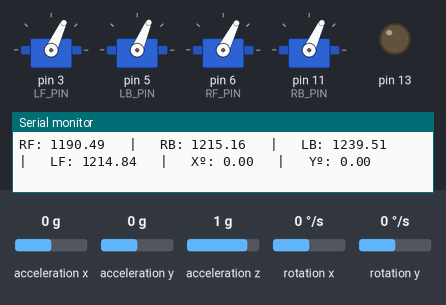
Recording of a sketch running on a simulated Arduino Uno, built with avr-gcc and run on an emulated ATmega328P. On the bench: 4 × servo, output pins drawn as LEDs (lit = HIGH), the last lines printed to the serial monitor. Wiring (inferred from the names in the program): MPU-6050 motion sensor at I2C address 0x68. The inputs (shaded band) are chosen by the test bench; at power-on: acceleration x 0 g, rotation x 0 °/s, acceleration y 0 g, rotation y 0 °/s, acceleration z 1 g.

Above: at 2.6 s.
2.7 s: acceleration x set to -1.4 g
At 4.86 s:
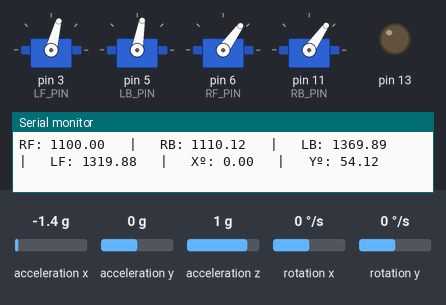
5.7 s: rotation x set to -192 °/s
At 5.95 s:
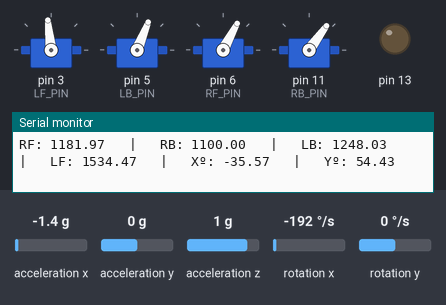
8.7 s: acceleration y set to -0.8 g
11.7 s: acceleration x set to 0 g
14.7 s: rotation y set to -192 °/s
At 15.62 s:
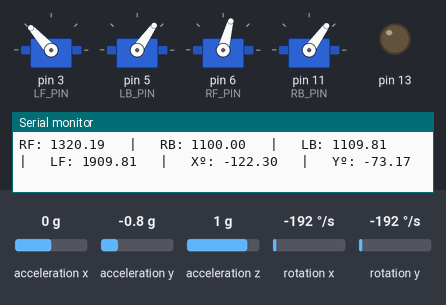
Timing chart, 0 to 20.5 s (numbered marks = the images above; inputs shaded):
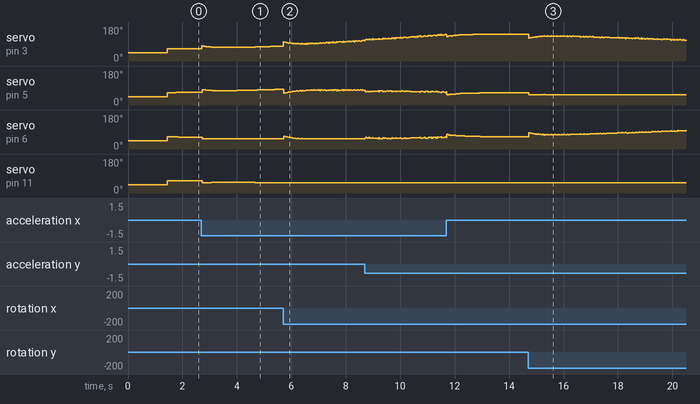

The sketch:

IMU_TEST.ino
```cpp
#include <Wire.h>
#include <Servo.h>

#define DEBUG

#define motor_number 4

//Assign which pins the diffrent motors are connected to [LF, LB, RF, RB] !!!DO NOT USE PIN 9 AND 10 (Turned of when using Servo library)!!!
#define LF_PIN 3
#define LB_PIN 5
#define RF_PIN 6
#define RB_PIN 11


//initialice motors in an array [LF, LB, RF, RB]
Servo motors[motor_number];

//Array for storing which pins the motors are connected to
byte motor_pins[] = {LF_PIN, LB_PIN, RF_PIN, RB_PIN};

//array for storing values that get sent to esc [YAW, PITCH, ROLL, THROTTLE]
int input_values[4] = {1100,1100,1100,1100};

/*MPU-6050 gives you 16 bits data so you have to create some float constants
*to store the data for accelerations and gyro*/

//Gyro Variables
float elapsedTime, time, timePrev;        //Variables for time control
int gyro_error=0;                         //We use this variable to only calculate once the gyro data error
float Gyr_rawX, Gyr_rawY, Gyr_rawZ;       //Here we store the raw data read
float Gyro_angle_x, Gyro_angle_y;         //Here we store the angle value obtained with Gyro data
float Gyro_raw_error_x, Gyro_raw_error_y; //Here we store the initial gyro data error

//Acc Variables
int acc_error=0;                            //We use this variable to only calculate once the Acc data error
float rad_to_deg = 180/3.141592654;         //This value is for pasing from radians to degrees values
float Acc_rawX, Acc_rawY, Acc_rawZ;         //Here we store the raw data read
float Acc_angle_x, Acc_angle_y;             //Here we store the angle value obtained with Acc data
float Acc_angle_error_x, Acc_angle_error_y; //Here we store the initial Acc data error

//array for storing x angle, y angle
float total_angle[2] = {0,0};

//More variables for the code
int i;
int TRIGGERED=1;
long activate_count=0;
long des_activate_count=0;

//////////////////////////////PID FOR ROLL///////////////////////////
float roll_PID, pwm_L_F, pwm_L_B, pwm_R_F, pwm_R_B, roll_error, roll_previous_error;
float roll_pid_p=0;
float roll_pid_i=0;
float roll_pid_d=0;
///////////////////////////////ROLL PID CONSTANTS////////////////////
double roll_kp=0.7;//3.55
double roll_ki=0.006;//0.003
double roll_kd=1.2;//2.05
float roll_desired_angle = 0;     //This is the angle in which we whant the

//////////////////////////////PID FOR PITCH//////////////////////////
float pitch_PID, pitch_error, pitch_previous_error;
float pitch_pid_p=0;
float pitch_pid_i=0;
float pitch_pid_d=0;
///////////////////////////////PITCH PID CONSTANTS///////////////////
double pitch_kp=0.72;//3.55
double pitch_ki=0.006;//0.003
double pitch_kd=1.22;//2.05
float pitch_desired_angle = 0;     //This is the angle in which we whant the

void setup()
{
  DDRB |= B00100000;  //D13 as output
  PORTB &= B11011111; //D13 set to LOW

  //Attach correct pins correct object in array and write 1000us to them
  for(byte i = 0; i < 4; i++)
  {
    motors[i].attach(motor_pins[i]);
    motors[i].writeMicroseconds(1000);
  }

  Init_Serial();
  Init_Wire();

  /*Here we calculate the gyro data error before we start the loop
  * make the mean of 200 values, that should be enough*/
  if(gyro_error == 0)
  {
    Calc_Gyro_Error();
  }

  /*Here we calculate the acc data error before we start the loop
 * I make the mean of 200 values, that should be enough*/
  if(acc_error==0)
  {
    Calc_Acc_Error();
  }//end of acc error calculation

}//end of setup loop

void loop()
{
  /////////////////////////////I M U/////////////////////////////////////
  timePrev = time;  // the previous time is stored before the actual time read
  time = millis();  // actual time read
  elapsedTime = (time - timePrev) / 1000;
  /*The tiemStep is the time that elapsed since the previous loop.
  *This is the value that we will use in the formulas as "elapsedTime"
  *in seconds. We work in ms so we have to divide the value by 1000
  to obtain seconds*/
  /*Reed the values that the accelerometre gives.
  * We know that the slave adress for this IMU is 0x68 in
  * hexadecimal. For that in the RequestFrom and the
  * begin functions we have to put this value.*/

  Gyro_Read();

  Acc_Read();


  //////////////////////////////////////Total angle and filter/////////////////////////////////////
  /*---X axis angle---*/
  total_angle[0] = 0.98 *(total_angle[0] + Gyro_angle_x) + 0.02*Acc_angle_x;
  /*---Y axis angle---*/
  total_angle[1] = 0.98 *(total_angle[1] + Gyro_angle_y) + 0.02*Acc_angle_y;


  /*///////////////////////////P I D///////////////////////////////////*/
  roll_desired_angle = map(input_values[2],1000,2000,-10,10);
  pitch_desired_angle = map(input_values[1],1000,2000,-10,10);

  /*First calculate the error between the desired angle and
  *the real measured angle*/
  roll_error = total_angle[1] - roll_desired_angle;
  pitch_error = total_angle[0] - pitch_desired_angle;
  /*Next the proportional value of the PID is just a proportional constant
  *multiplied by the error*/
  roll_pid_p = roll_kp*roll_error;
  pitch_pid_p = pitch_kp*pitch_error;
  /*The integral part should only act if we are close to the
  desired position but we want to fine tune the error. That's
  why I've made a if operation for an error between -2 and 2 degree.
  To integrate we just sum the previous integral value with the
  error multiplied by  the integral constant. This will integrate (increase)
  the value each loop till we reach the 0 point*/
  if(-3 < roll_error <3)
    {
      roll_pid_i = roll_pid_i+(roll_ki*roll_error);
    }
  if(-3 < pitch_error <3)
    {
      pitch_pid_i = pitch_pid_i+(pitch_ki*pitch_error);
    }
  /*The last part is the derivate. The derivate acts upon the speed of the error.
  As we know the speed is the amount of error that produced in a certain amount of
  time divided by that time. For taht we will use a variable called previous_error.
  We substract that value from the actual error and divide all by the elapsed time.
  Finnaly we multiply the result by the derivate constant*/
  roll_pid_d = roll_kd*((roll_error - roll_previous_error)/elapsedTime);
  pitch_pid_d = pitch_kd*((pitch_error - pitch_previous_error)/elapsedTime);
  /*The final PID values is the sum of each of this 3 parts*/
  roll_PID = roll_pid_p + roll_pid_i + roll_pid_d;
  pitch_PID = pitch_pid_p + pitch_pid_i + pitch_pid_d;
  /*We know taht the min value of PWM signal is 1000us and the max is 2000. So that
  tells us that the PID value can/s oscilate more than -1000 and 1000 because when we
  have a value of 2000us the maximum value taht we could substract is 1000 and when
  we have a value of 1000us for the PWM signal, the maximum value that we could add is 1000
  to reach the maximum 2000us. But we don't want to act over the entire range so -+400 should be enough*/
  if(roll_PID < -400){roll_PID=-400;}
  if(roll_PID > 400) {roll_PID=400; }
  if(pitch_PID < -400){pitch_PID=-400;}
  if(pitch_PID > 400) {pitch_PID=400;}

  /*Finnaly we calculate the PWM width. We sum the desired throttle and the PID value*/
  pwm_R_F  = 115 + input_values[2] - roll_PID - pitch_PID;
  pwm_R_B  = 115 + input_values[3] - roll_PID + pitch_PID;
  pwm_L_B  = 115 + input_values[1] + roll_PID + pitch_PID;
  pwm_L_F  = 115 + input_values[0] + roll_PID - pitch_PID;


  /*Once again we map the PWM values to be sure that we won't pass the min
  and max values. Yes, we've already maped the PID values. But for example, for
  throttle value of 1300, if we sum the max PID value we would have 2300us and
  that will mess up the ESC.*/
  //Right front
  if(pwm_R_F < 1100)
    {
      pwm_R_F= 1100;
    }
  if(pwm_R_F > 2000)
    {
      pwm_R_F=2000;
    }

  //Left front
  if(pwm_L_F < 1100)
    {
      pwm_L_F= 1100;
    }
  if(pwm_L_F > 2000)
    {
      pwm_L_F=2000;
    }

  //Right back
  if(pwm_R_B < 1100)
    {
      pwm_R_B= 1100;
    }
  if(pwm_R_B > 2000)
    {
      pwm_R_B=2000;
    }

  //Left back
  if(pwm_L_B < 1100)
    {
      pwm_L_B= 1100;
    }
  if(pwm_L_B > 2000)
    {
      pwm_L_B=2000;
    }

  roll_previous_error = roll_error; //Remember to store the previous error.
  pitch_previous_error = pitch_error; //Remember to store the previous error.

  #ifdef DEBUG
    Serial.print("RF: ");
    Serial.print(pwm_R_F);
    Serial.print("   |   ");
    Serial.print("RB: ");
    Serial.print(pwm_R_B);
    Serial.print("   |   ");
    Serial.print("LB: ");
    Serial.print(pwm_L_B);
    Serial.print("   |   ");
    Serial.print("LF: ");
    Serial.print(pwm_L_F);

    Serial.print("   |   ");
    Serial.print("Xº: ");
    Serial.print(total_angle[0]);
    Serial.print("   |   ");
    Serial.print("Yº: ");
    Serial.print(total_angle[1]);
    Serial.println(" ");
  #endif


  /*now we can write the values PWM to the ESCs only if the motor is activated
  */

  if(TRIGGERED)
    {
      motors[0].writeMicroseconds(pwm_L_F);
      motors[1].writeMicroseconds(pwm_L_B);
      motors[2].writeMicroseconds(pwm_R_F);
      motors[3].writeMicroseconds(pwm_R_B);
    }
  if(!TRIGGERED)
    {
      motors[0].writeMicroseconds(1000);
      motors[1].writeMicroseconds(1000);
      motors[2].writeMicroseconds(1000);
      motors[3].writeMicroseconds(1000);
    }
  if(!TRIGGERED)
    {
      activate_motors();
    }
}
```

functions.ino
```cpp
void Init_Serial(void)
{
  Serial.begin(115200);
  delay(1000);
  time = millis();                         //Start counting time in milliseconds
}


void Init_Wire(void)
{
  Wire.begin();                           //begin the wire comunication
  Wire.beginTransmission(0x68);           //begin, Send the slave adress (in this case 68)
  Wire.write(0x6B);                       //make the reset (place a 0 into the 6B register)
  Wire.write(0x00);
  Wire.endTransmission(true);             //end the transmission

  Wire.beginTransmission(0x68);           //begin, Send the slave adress (in this case 68)
  Wire.write(0x1B);                       //We want to write to the GYRO_CONFIG register (1B hex)
  Wire.write(0x10);                       //Set the register bits as 00010000 (100dps full scale)
  Wire.endTransmission(true);             //End the transmission with the gyro

  Wire.beginTransmission(0x68);           //Start communication with the address found during search.
  Wire.write(0x1C);                       //We want to write to the ACCEL_CONFIG register (1A hex)
  Wire.write(0x10);                       //Set the register bits as 00010000 (+/- 8g full scale range)
  Wire.endTransmission(true);
}


void Calc_Gyro_Error(void)
{
  for(int i=0; i<200; i++)
    {
      Wire.beginTransmission(0x68);            //begin, Send the slave adress (in this case 68)
      Wire.write(0x43);                        //First adress of the Gyro data
      Wire.endTransmission(false);
      Wire.requestFrom(0x68,4,true);           //We ask for just 4 registers

      Gyr_rawX=Wire.read()<<8|Wire.read();     //Once again we shif and sum
      Gyr_rawY=Wire.read()<<8|Wire.read();

      /*---X---*/
      Gyro_raw_error_x = Gyro_raw_error_x + (Gyr_rawX/32.8);
      /*---Y---*/
      Gyro_raw_error_y = Gyro_raw_error_y + (Gyr_rawY/32.8);
      if(i==199)
      {
        Gyro_raw_error_x = Gyro_raw_error_x/200;
        Gyro_raw_error_y = Gyro_raw_error_y/200;
        gyro_error=1;
      }
    }
}

void Calc_Acc_Error(void)
{
  for(int a=0; a<200; a++)
    {
      Wire.beginTransmission(0x68);
      Wire.write(0x3B);                       //Ask for the 0x3B register- correspond to AcX
      Wire.endTransmission(false);
      Wire.requestFrom(0x68,6,true);

      Acc_rawX=(Wire.read()<<8|Wire.read())/4096.0 ; //each value needs two registres
      Acc_rawY=(Wire.read()<<8|Wire.read())/4096.0 ;
      Acc_rawZ=(Wire.read()<<8|Wire.read())/4096.0 ;


      /*---X---*/
      Acc_angle_error_x = Acc_angle_error_x + ((atan((Acc_rawY)/sqrt(pow((Acc_rawX),2) + pow((Acc_rawZ),2)))*rad_to_deg));
      /*---Y---*/
      Acc_angle_error_y = Acc_angle_error_y + ((atan(-1*(Acc_rawX)/sqrt(pow((Acc_rawY),2) + pow((Acc_rawZ),2)))*rad_to_deg));

      if(a==199)
      {
        Acc_angle_error_x = Acc_angle_error_x/200;
        Acc_angle_error_y = Acc_angle_error_y/200;
        acc_error=1;
      }
    }
}

void Gyro_Read(void)
{
  //////////////////////////////////////Gyro read/////////////////////////////////////
  Wire.beginTransmission(0x68);            //begin, Send the slave adress (in this case 68)
  Wire.write(0x43);                        //First adress of the Gyro data
  Wire.endTransmission(false);
  Wire.requestFrom(0x68,4,true);           //We ask for just 4 registers
  Gyr_rawX=Wire.read()<<8|Wire.read();     //Once again we shif and sum
  Gyr_rawY=Wire.read()<<8|Wire.read();
  /*Now in order to obtain the gyro data in degrees/seconds we have to divide first
  the raw value by 32.8 because that's the value that the datasheet gives us for a 1000dps range*/
  /*---X---*/
  Gyr_rawX = (Gyr_rawX/32.8) - Gyro_raw_error_x;
  /*---Y---*/
  Gyr_rawY = (Gyr_rawY/32.8) - Gyro_raw_error_y;
  /*Now we integrate the raw value in degrees per seconds in order to obtain the angle
  * If you multiply degrees/seconds by seconds you obtain degrees */
    /*---X---*/
  Gyro_angle_x = Gyr_rawX*elapsedTime;
  /*---X---*/
  Gyro_angle_y = Gyr_rawY*elapsedTime;
}

void Acc_Read(void)
{
  //////////////////////////////////////Acc read/////////////////////////////////////
  Wire.beginTransmission(0x68);     //begin, Send the slave adress (in this case 68)
  Wire.write(0x3B);                 //Ask for the 0x3B register- correspond to AcX
  Wire.endTransmission(false);      //keep the transmission and next
  Wire.requestFrom(0x68,6,true);    //We ask for next 6 registers starting withj the 3B
  /*We have asked for the 0x3B register. The IMU will send a brust of register.
  * The amount of register to read is specify in the requestFrom function.
  * In this case we request 6 registers. Each value of acceleration is made out of
  * two 8bits registers, low values and high values. For that we request the 6 of them
  * and just make then sum of each pair. For that we shift to the left the high values
  * register (<<) and make an or (|) operation to add the low values.
  If we read the datasheet, for a range of+-8g, we have to divide the raw values by 4096*/
  Acc_rawX=(Wire.read()<<8|Wire.read())/4096.0 ; //each value needs two registres
  Acc_rawY=(Wire.read()<<8|Wire.read())/4096.0 ;
  Acc_rawZ=(Wire.read()<<8|Wire.read())/4096.0 ;
 /*Now in order to obtain the Acc angles we use euler formula with acceleration values
 after that we substract the error value found before*/
 /*---X---*/
 Acc_angle_x = (atan((Acc_rawY)/sqrt(pow((Acc_rawX),2) + pow((Acc_rawZ),2)))*rad_to_deg) - Acc_angle_error_x;
 /*---Y---*/
 Acc_angle_y = (atan(-1*(Acc_rawX)/sqrt(pow((Acc_rawY),2) + pow((Acc_rawZ),2)))*rad_to_deg) - Acc_angle_error_y;
}

void activate_motors(void)
{
  //if "triangle" and "up" has been pressed, set variable TRIGGERED high
}
```
